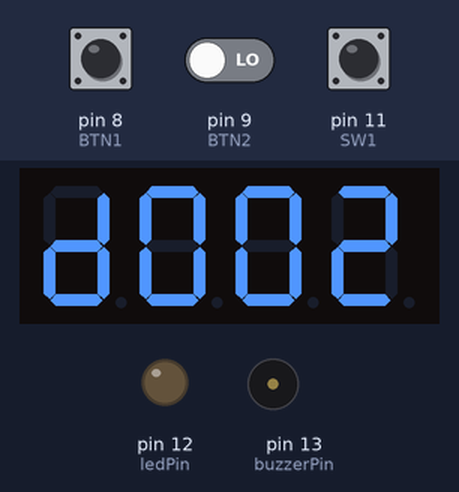
A sketch run on a simulated Arduino Uno, built with avr-gcc and run on an emulated ATmega328P. Shown: 4-digit seven-segment display, output pins drawn as LEDs (lit = HIGH), buzzer (waves = sounding). The test bench sets the inputs (shaded band); at power-on: pin 11 (SW1) LOW, pin 8 (BTN1) LOW, pin 9 (BTN2) LOW. EEPROM starts erased; pins used as bus, display or sensor lines are not drawn.

Above: at 2.2 s.
2.3 s: pin 11 (SW1) pulled HIGH for 0.15 s
At 4.46 s:
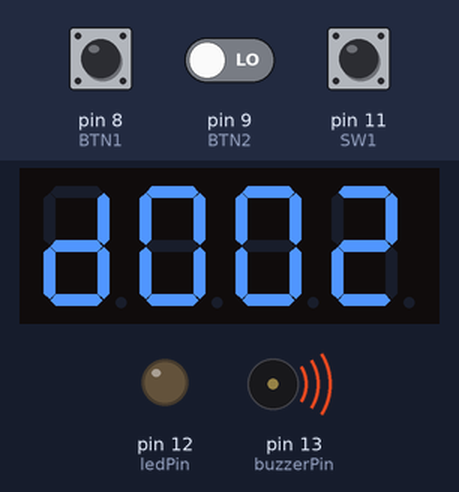
5.4 s: pin 8 (BTN1) pulled HIGH for 1 s
At 7.0 s:
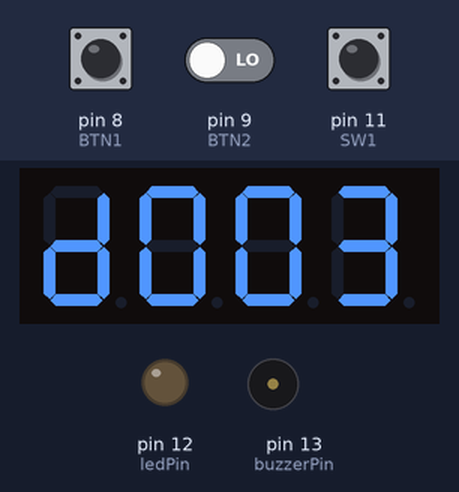
7.9 s: pin 8 (BTN1) pulled HIGH for 0.15 s
At 8.9 s:
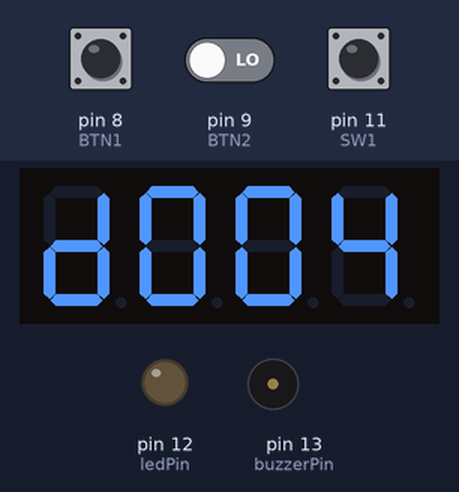
9.5 s: pin 11 (SW1) pulled HIGH for 1 s
At 11.66 s:
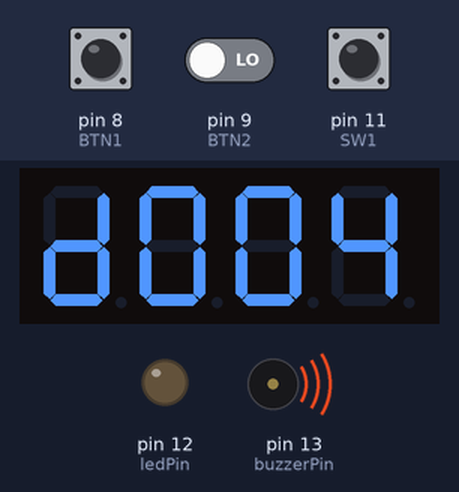
13.0 s: pin 11 (SW1) pulled HIGH for 3.2 s
At 16.7 s:
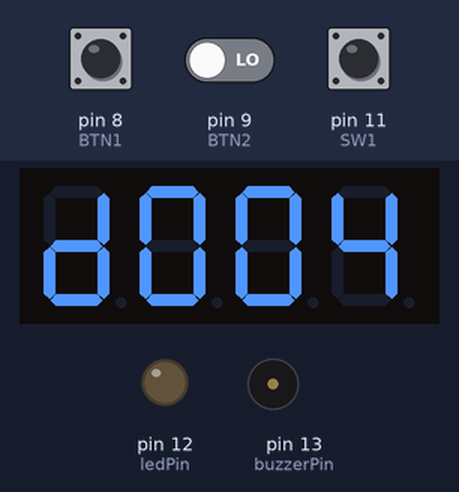
17.7 s: pin 9 (BTN2) driven HIGH and pin 11 (SW1) driven HIGH
At 18.0 s:
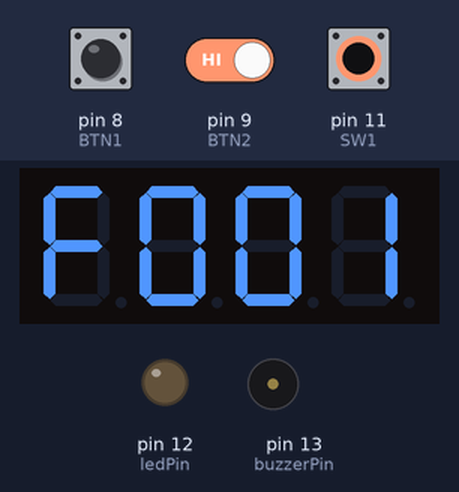
Timing chart, 0 to 20.2 s (numbered marks = the images above; inputs shaded):
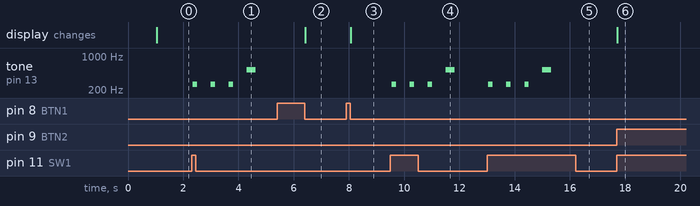

The sketch:

WeldingSpot.ino
```cpp
#include <TM1637.h>
#include <EEPROM.h>

//pins definitions for TM1637 and can be changed to other ports
#define TM1637_CLK 6
#define TM1637_DIO 7

#define BTN1 8
#define BTN2 9
#define SW1 11
#define DEBOUNCE 100  // таймаут антидребезга, миллисекунды

//const int buttonPin = 11;    // Кнопка (педаль) спуска
const int ledPin = 12;       // Пин с сигнальным светодиодом
const int triggerPin = 10;   // Пин управления MOSFET'ами
const int buzzerPin = 13;     // Пищалка
//const int touchPin1 = 8;      // Кнопка 1 изменения времени импульса
//const int touchPin2 = 9;      // Кнопка 2 изменения времени импульса

TM1637 tm1637(TM1637_CLK,TM1637_DIO);

int8_t TDisp[] = {0,0,4,5};

// Объявляем переменные:
int WeldingNow = LOW;
//int buttonState = LOW;;
//int touch1State = LOW;;
//int touch2State = LOW;;
//int lastButtonState = LOW;
//int lastTouch1State = LOW;
//int lastTouch2State = LOW;
boolean FootSwitch = false;
boolean ShowDelay = false;

boolean btn1State, btn2State, sw1State;
boolean btn1Flag, btn2Flag, sw1Flag;
unsigned long deb1Timer, deb2Timer, deb3Timer;

//unsigned long lastDebounceTime = 0;
//unsigned long lastTDebounceTime = 0;
//unsigned long debounceDelay = 50;    // минимальное время в мс, которое надо выждать до срабатывания. Сделано для предотвращения ложных срабатываний при дребезге контактов спусковой кнопки

byte weldingTime = 2;        // ...и на его основе выставляем задержку
// unsigned int TimeOutPulse = 20;
// unsigned int FirstPulse = 20;
byte MaxWeldingTime = 100;

void setup() {
  // put your setup code here, to run once:

  pinMode(BTN1,  INPUT);
  pinMode(BTN2,  INPUT);
  pinMode(SW1,  INPUT);
  pinMode(ledPin,     OUTPUT);
  pinMode(triggerPin, OUTPUT);
  pinMode(buzzerPin,  OUTPUT);
  digitalWrite(ledPin,     LOW);
  digitalWrite(triggerPin, LOW);
  digitalWrite(buzzerPin,  LOW);

  if (EEPROM.read(0) != 255) {
    weldingTime = EEPROM.read(0);
  }

  if (EEPROM.read(1) != 255) {
    FootSwitch = EEPROM.read(1);
  }


//  Serial.begin(9600);
  tm1637.init();
  tm1637.set(BRIGHT_TYPICAL);
  tm1637.display(TDisp);
  delay(1000);

  ShowDelay = true;
}

void loop() {
  // put your main code here, to run repeatedly:

  // читаем значения сенсоров

  btn1State = digitalRead(BTN1);  // читаем состояние кнопки с инверсией. 1 - нажата, 0 - нет
  btn2State = digitalRead(BTN2);  // читаем состояние кнопки с инверсией. 1 - нажата, 0 - нет
  sw1State = digitalRead(SW1);  // читаем состояние педали с инверсией. 1 - нажата, 0 - нет

  if (btn1State && !btn1Flag && (millis() - deb1Timer > DEBOUNCE)) {
    btn1Flag = true;              // запомнили что нажата
    deb1Timer = millis();    // запомнили время нажатия
    weldingTime = weldingTime + 1;
  }
  if (!btn1State && btn1Flag) {    // если отпущена и была нажата (btnFlag 1)
    btn1Flag = false;             // запомнили что отпущена
    deb1Timer = millis();    // запомнили время отпускания
    ShowDelay = true;
  }
  if (weldingTime > MaxWeldingTime) weldingTime = 2;


  if (btn2State && !btn2Flag && (millis() - deb2Timer > DEBOUNCE)) {
    btn2Flag = true;              // запомнили что нажата
    deb2Timer = millis();    // запомнили время нажатия
    weldingTime = weldingTime - 1;
  }
  if (!btn2State && btn2Flag) {    // если отпущена и была нажата (btnFlag 1)
    btn2Flag = false;             // запомнили что отпущена
    deb2Timer = millis();    // запомнили время отпускания
    ShowDelay = true;
  }
  if (weldingTime <= 1) weldingTime = 100;


  if (sw1State && !sw1Flag && (millis() - deb3Timer > DEBOUNCE)) {
    sw1Flag = true;              // запомнили что нажата
    deb3Timer = millis();    // запомнили время нажатия
    if (btn2Flag == true) {
      FootSwitch = !FootSwitch;
      TDisp[0] = 15;
      TDisp[1] = 0;
      TDisp[2] = 0;
      TDisp[3] = FootSwitch;
      tm1637.display(TDisp);
      delay(1000);
      weldingTime = weldingTime + 1;
//      ShowDelay = true;
    } else WeldingNow = !WeldingNow; // запускаем сварку
  }
  if (!sw1State && sw1Flag) {    // если отпущена и была нажата (sw1Flag 1)
    sw1Flag = false;             // запомнили что отпущена
    deb3Timer = millis();    // запомнили время отпускания
  }


//  int touch1 = digitalRead(touchPin1);
//  int touch2 = digitalRead(touchPin2);
//  int reading = digitalRead(buttonPin);


//  sensorValue = analogRead(analogPin); // считываем значение, выставленное на потенциометре
//  weldingTime = map(sensorValue, 0, 1023, 15, 255); // приводим его к миллисекундам в диапазоне от 15 до 255

  if (ShowDelay == true) {
    TDisp[0] = 13;
    TDisp[1] = weldingTime/100;
    TDisp[2] = weldingTime%100/10;
    TDisp[3] = weldingTime%10;
    tm1637.display(TDisp);
  }


    // Если команда получена, то начинаем:
  if (WeldingNow == HIGH) {

  //  Serial.println("== Welding starts now! ==");
  //    delay(1000);

//    TDisp[0] = 15;
//    TDisp[1] = 1;
//    TDisp[2] = 10;
//    TDisp[3] = 0;
//    tm1637.display(TDisp);

  if (FootSwitch == false) {
    // Выдаём три коротких и один длинный писк в динамик:
    int cnt = 1;
    while (cnt <= 3) {
      playTone(1915, 150); // другие ноты на выбор: 1915, 1700, 1519, 1432, 1275, 1136, 1014, 956
      delay(500);
      cnt++;
    }
    playTone(956,  300);
    delay(1);
  }

    // Первый импульс
//    digitalWrite(ledPin,     HIGH);
//    digitalWrite(triggerPin, HIGH);
//    if (weldingTime > 160) delay (weldingTime/8);
//      else delay (FirstPulse);
//    digitalWrite(triggerPin, LOW);
//    digitalWrite(ledPin,     LOW);

//    if (weldingTime > 160) delay (weldingTime/8);
//      else delay (FirstPulse);

    // И сразу после последнего писка приоткрываем MOSFET'ы на нужное количество миллисекунд:
    digitalWrite(ledPin,     HIGH);
    digitalWrite(triggerPin, HIGH);
    delay(weldingTime);
    digitalWrite(triggerPin, LOW);
    digitalWrite(ledPin,     LOW);

    EEPROM.update(0,weldingTime);
    EEPROM.update(1,FootSwitch);

//    TDisp[0] = 14;
//    TDisp[1] = 1;
//    TDisp[2] = 1;
//    TDisp[3] = 13;
//    tm1637.display(TDisp);

    // Serial.println("== Welding ended! ==");
    delay(1000);

    // И всё по-новой:
    WeldingNow = LOW;

  } else {
    digitalWrite(ledPin,     LOW);
    digitalWrite(triggerPin, LOW);
    digitalWrite(buzzerPin,  LOW);
  }

//  lastButtonState = reading;
//  lastTouch1State = touch1;
//  lastTouch2State = touch2;

  ShowDelay = false;

}

// В эту функцию вынесен код, обслуживающий пищалку:
void playTone(int tone, int duration) {
//  digitalWrite(ledPin, HIGH);
  for (long i = 0; i < duration * 1000L; i += tone * 2) {
    digitalWrite(buzzerPin, HIGH);
    delayMicroseconds(tone);
    digitalWrite(buzzerPin, LOW);
    delayMicroseconds(tone);
  }
//  digitalWrite(ledPin, LOW);
}
```

Measured:
- after the input at 2.3 s, tone on pin 13 (buzzerPin): plays 261 Hz for 0.16 s, 261 Hz for 0.16 s, 261 Hz for 0.16 s, 521 Hz for 0.32 s, starting after 0.05 s
- after the input at 5.4 s, the display: changes after 1.0 s (image 2)
- after the input at 7.9 s, the display: changes after 0.16 s (image 3)
- after the input at 9.5 s, tone on pin 13 (buzzerPin): plays 261 Hz for 0.16 s, 261 Hz for 0.16 s, 261 Hz for 0.16 s, 521 Hz for 0.32 s, starting after 0.05 s
- after the input at 13.0 s, tone on pin 13 (buzzerPin): plays 261 Hz for 0.16 s, 261 Hz for 0.16 s, 261 Hz for 0.16 s, 521 Hz for 0.32 s, starting after 0.05 s
- after the input at 17.7 s, the display: changes at once (image 6)
